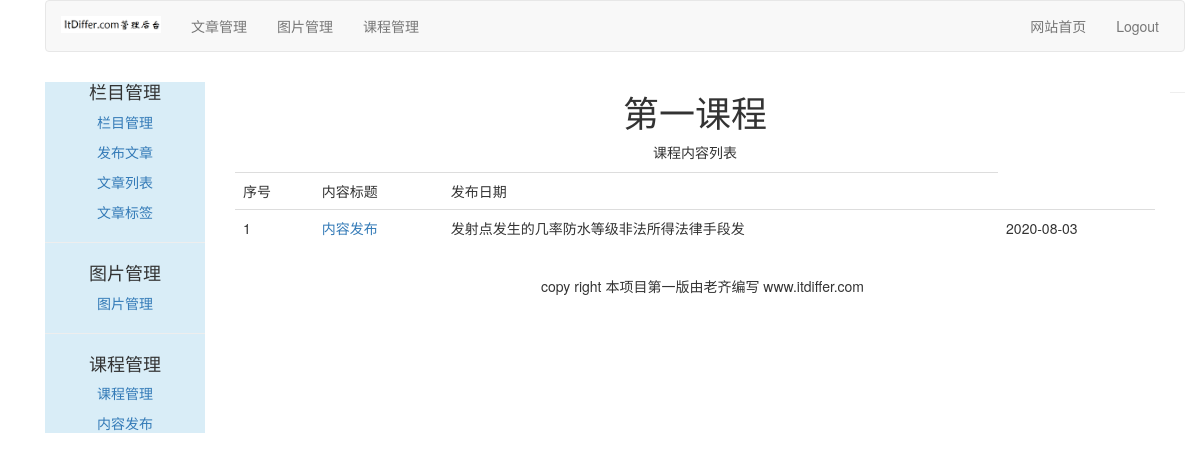
The page /course/list-lessons/5/ on the database its author committed.
### course/models.py (models this page shows, shortened)
class Course(models.Model):
    user = models.ForeignKey(User, on_delete=models.CASCADE, related_name='courses_user')
    title = models.CharField(max_length=200)
    slug = models.SlugField(max_length=200, unique=True)
    overview = models.TextField()
    created = models.DateTimeField(auto_now_add=True)
    student = models.ManyToManyField(User, related_name="courses_joined", blank=True)
    class Meta:
        ordering = ('-created',)

class Lesson(models.Model):
    user = models.ForeignKey(User, on_delete=models.CASCADE, related_name='lesson_user')
    course = models.ForeignKey(Course, on_delete=models.CASCADE, related_name='lesson')
    title = models.CharField(max_length=200)
    video = models.FileField(upload_to=user_directory_path)
    description = models.TextField(blank=True)
    attach = models.FileField(blank=True, upload_to=user_directory_path)
    created = models.DateTimeField(auto_now_add=True)
    order = OrderField(blank=True, for_fields=['course'])  # 自定义的Field类
    class Meta:
        ordering = ['order']

### course/views.py (the view)
# urls.py: path('list-lessons/<int:course_id>/', ListLessonsView.as_view(), name="list_lessons"),
class ListLessonsView(LoginRequiredMixin, TemplateResponseMixin, View):
    login_url = "/account/login/"
    template_name = 'course/manage/list_lessons.html'
    def get(self, request, course_id):
        course = get_object_or_404(Course, id=course_id)
        return self.render_to_response({'course': course})

### templates/course/manage/list_lessons.html (shortened to what this page needs)
{% extends "article/base.html" %}
{% block content %}
<div>
    <div class='text-center'>
        <h1>{{ course.title }}</h1>
        <p>课程内容列表</p>
    </div>
    <table class="table table-hover" style="margin-top:10px">
        <tr>
            <td>序号</td>
            <td>内容标题</td>
            <td>发布日期</td>
        </tr>
        {% for lesson in course.lesson.all %}
        <tr id={{ forloop.counter }}>
            <td>{{ forloop.counter }}</td>
            <td><a href="{% url 'course:detail_lesson' lesson.id %}">{{ lesson.title }}</a></td>
            <td>{{ lesson.description | slice:'70'|linebreaks }}</td>
            <td>{{ lesson.created|date:"Y-m-d" }}</td>
        </tr>
        {% endfor %}
    </table>
</div>
{% endblock %}

### rows shown on the page
Course: title "第一课程"
Lesson: title "内容发布", description "发射点发生的几率防水等级非法所得法律手段发", created "2020-08-03"
